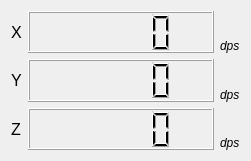
        <widget class="QWidget" name="layoutWidget_3">
         <property name="geometry">
          <rect>
           <x>0</x>
           <y>220</y>
           <width>251</width>
           <height>161</height>
          </rect>
         </property>
         <layout class="QGridLayout" name="gridLayout_4" rowstretch="0,0,0" columnstretch="0,1,0">
          <property name="sizeConstraint">
           <enum>QLayout::SetMinimumSize</enum>
          </property>
          <item row="1" column="2">
           <widget class="QLabel" name="label_28">
            <property name="sizePolicy">
             <sizepolicy hsizetype="Minimum" vsizetype="Minimum">
              <horstretch>0</horstretch>
              <verstretch>0</verstretch>
             </sizepolicy>
            </property>
            <property name="font">
             <font>
              <italic>true</italic>
             </font>
            </property>
            <property name="text">
             <string>dps</string>
            </property>
            <property name="alignment">
             <set>Qt::AlignBottom|Qt::AlignLeading|Qt::AlignLeft</set>
            </property>
           </widget>
          </item>
          <item row="1" column="0">
           <widget class="QLabel" name="label_20">
            <property name="font">
             <font>
              <pointsize>12</pointsize>
              <italic>false</italic>
             </font>
            </property>
            <property name="text">
             <string>Y</string>
            </property>
           </widget>
          </item>
          <item row="0" column="0">
           <widget class="QLabel" name="label_24">
            <property name="font">
             <font>
              <pointsize>12</pointsize>
              <italic>false</italic>
             </font>
            </property>
            <property name="text">
             <string>X</string>
            </property>
           </widget>
          </item>
          <item row="2" column="0">
           <widget class="QLabel" name="label_21">
            <property name="font">
             <font>
              <pointsize>12</pointsize>
              <italic>false</italic>
             </font>
            </property>
            <property name="text">
             <string>Z</string>
            </property>
           </widget>
          </item>
          <item row="1" column="1">
           <widget class="QLCDNumber" name="labelAccY"/>
          </item>
          <item row="2" column="1">
           <widget class="QLCDNumber" name="labelAccZ"/>
          </item>
          <item row="0" column="1">
           <widget class="QLCDNumber" name="labelAccX"/>
          </item>
          <item row="2" column="2">
           <widget class="QLabel" name="label_29">
            <property name="sizePolicy">
             <sizepolicy hsizetype="Minimum" vsizetype="Minimum">
              <horstretch>0</horstretch>
              <verstretch>0</verstretch>
             </sizepolicy>
            </property>
            <property name="font">
             <font>
              <italic>true</italic>
             </font>
            </property>
            <property name="text">
             <string>dps</string>
            </property>
            <property name="alignment">
             <set>Qt::AlignBottom|Qt::AlignLeading|Qt::AlignLeft</set>
            </property>
           </widget>
          </item>
          <item row="0" column="2">
           <widget class="QLabel" name="label_37">
            <property name="sizePolicy">
             <sizepolicy hsizetype="Minimum" vsizetype="Minimum">
              <horstretch>0</horstretch>
              <verstretch>0</verstretch>
             </sizepolicy>
            </property>
            <property name="font">
             <font>
              <italic>true</italic>
             </font>
            </property>
            <property name="text">
             <string>dps</string>
            </property>
            <property name="alignment">
             <set>Qt::AlignBottom|Qt::AlignLeading|Qt::AlignLeft</set>
            </property>
           </widget>
          </item>
         </layout>
        </widget>
